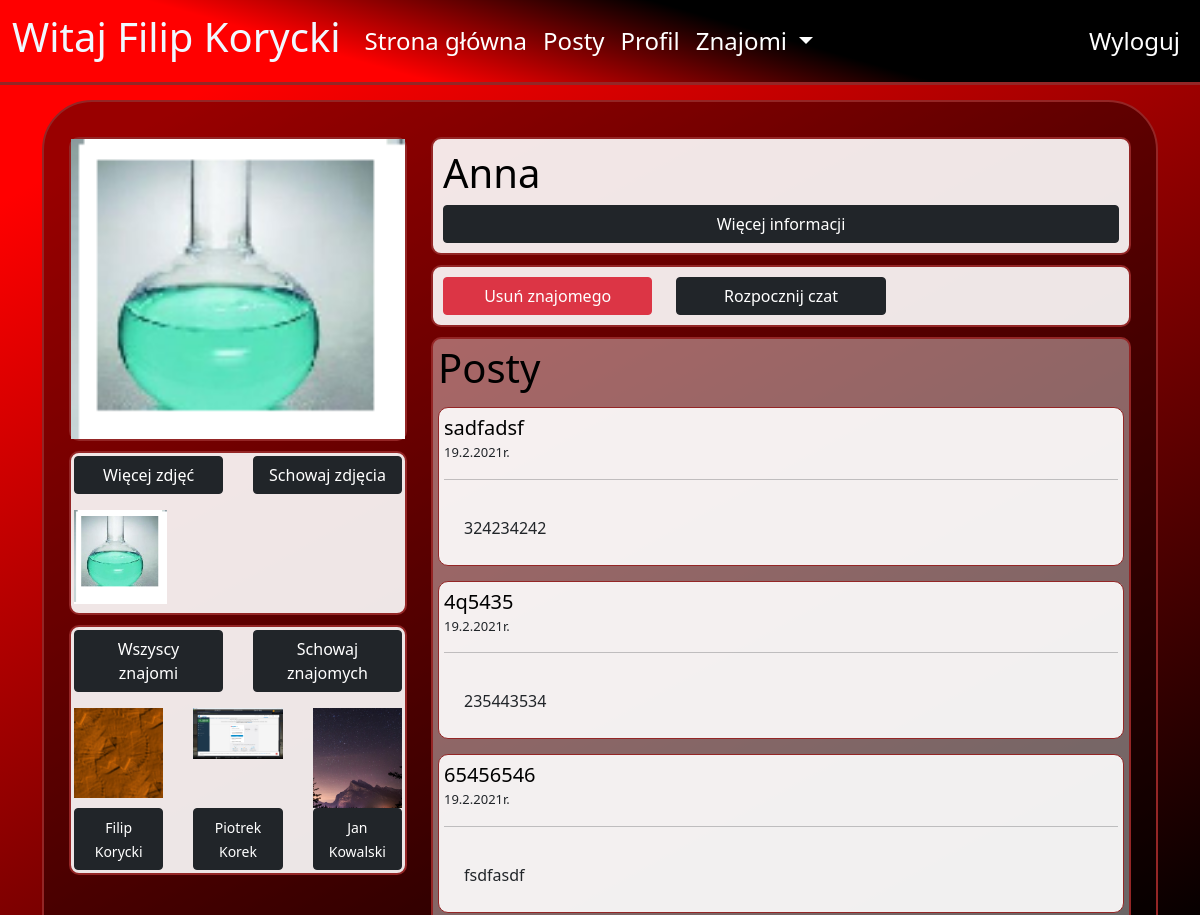
The page /profile/10 (signed in, upper part) on the database as committed earlier.
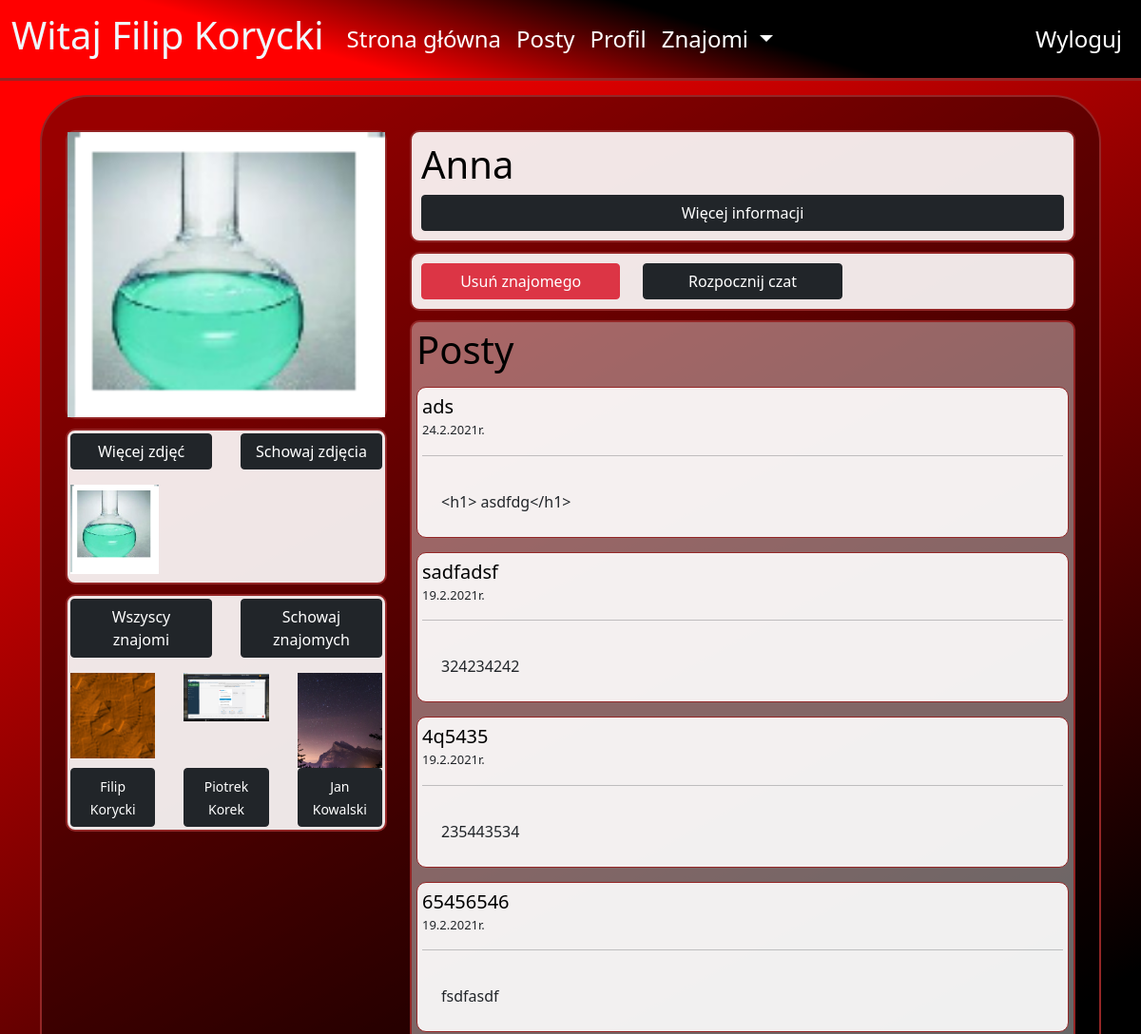
The same page on the database as committed later.
### blog/models.py (models this page shows, shortened)
class Profile(models.Model):
    user = models.OneToOneField(User, null=True, on_delete=models.CASCADE)
    birth_date = models.DateField(blank=True,null=True)
    description = models.TextField(blank=True,null=True)
    first_name = models.CharField(blank=True, null=True, max_length=40)
    last_name = models.CharField(blank=True, null=True, max_length=40)
    country = models.CharField(blank=True, null=True, max_length=40)
    city = models.CharField(blank=True, null=True, max_length=40)
    height = models.DecimalField(blank=True,null=True, decimal_places=0, max_digits=120)
    weight = models.DecimalField(blank=True,null=True, decimal_places=0, max_digits=120)
    gender = models.CharField(blank=True,null=True, max_length=222)
    friends = models.ManyToManyField('self', blank=True)
    images = models.ManyToManyField("ProfileImage", related_name='+',blank=True)
    chats = models.ManyToManyField("ChatBox", related_name='+',blank=True)
    posts = models.ManyToManyField("Post", related_name='+',blank=True)
    def get_name(self):
        if self.first_name and self.last_name:
            return str(str(self.first_name)+" "+str(self.last_name)) #+" ("+str(self.user.username)+")"
        elif self.first_name:
            return self.first_name
        else:
            return self.user.username

class Post(models.Model):
    owner =  models.ForeignKey("Profile", on_delete=models.CASCADE)
    date = models.DateField(auto_now_add=True)
    date_time = models.DateTimeField(auto_now_add=True)
    title = models.CharField(max_length=200)
    text = models.CharField(max_length=4000)
    comments = models.ManyToManyField("Post_comment", related_name='+')
    class Meta:
        ordering = ["-date","-date_time"]

### blog/views.py (the view, shortened to what this page needs)
# urls.py: path("profile/<int:pk>", views.ProfileView.as_view(), name="profile"),
class ProfileView(LoginRequiredMixin,View):
    login_url = '/login/'
    def get(self, request, pk):
        profile = Profile.objects.all().get(id=pk)
        friends_id = []
        for friend in profile.friends.all():
            friends_id.append(friend.id)
        context={
            'profile':profile,
            'friends_id':friends_id,
        }
        user1 = request.user.profile
        user2 = get_object_or_404(Profile, id=pk)
        chats = ChatBox.objects.all()
        for chat in chats:
            if user1 in chat.users.all() and user2 in chat.users.all():
                context["have_chat"]=True
                context["chat"]=chat
            else:
                context["have_chat"]=False
        return render(request, 'blog/profile.html',context)

### blog/templates/blog/profile.html (shortened to what the changed rows need)
{% extends "blog/base.html"%}
{% load static %}
{%block content%}
<div class="container background_v1">
    <div class="row">
        <div class="col-sm-12 col-md-4">
            <div class="profile_images_css">
                <div class="row" id="friends_profile_box">
                    {%for friend in profile.friends.all|slice:":6"%}
                        <div class="col-md-6 col-lg-4" >
                            <div class="friend_image_box" style="padding:3px;">
                            <a href="{%url 'profile' friend.id%}" target="_blank">
                                {%for image in friend.images.all%}
                                    {%if forloop.last%}
                                        <div style="margin-top: 10px; position:relative;">
                                                <div class="mini_fake_box"></div>
                                        </div>
                                    {%endif%}
                                {%endfor%}
                                    <div class="btn btn-dark"> <small>{{friend.get_name}}</small> </div>
                            </div>
                        </div>
                    {%endfor%}
                </div>
            </div>
        </div>
        <div class="col-sm-12 col-md-8">
            <div class="profile_info" style="padding:10px;">
                <h1 style="color:black;">{{profile.get_name}}</h1>
            </div>
        {%if user.profile.id == profile.id or user.profile.id in friends_id or user.profile.id == profile.id %}
            <div class="profile_posts_box">
                {%if user.profile.id in friends_id or user.profile.id == profile.id %}
                    <h1 style="color:black;">Posty</h1>
                    {%for post in profile.posts.all%}
                    <div class="profile_post">
                        <div class="profile_post_title">
                        <a  class="normal_link" href="{% url 'post' post.id%}">
                        {{post.title}}
                        </a>
                        </div>
                        <div class="profile_post_date">{{post.date| date:"d.n.Y"}}r.</div>
                        <hr />
                        <div class="profile_post_text">{{post.text}}</div>
                    </div>
                    {%empty%}
                         <div class="profile_post">
                            {{profile.get_name}} nie napisał/a jeszcze żadnych postów.
                         </div>
                    {%endfor%}
                {%endif%}
            </div>
        {%else%}
            <div class="profile_posts_box_2">
            </div>
        {%endif%}
    </div>
</div>
{% endblock %}

Rows that differ between the two databases and show on the page:
added Post: title "ads", date "24.2.2021", text "<h1> asdfdg</h1>"
